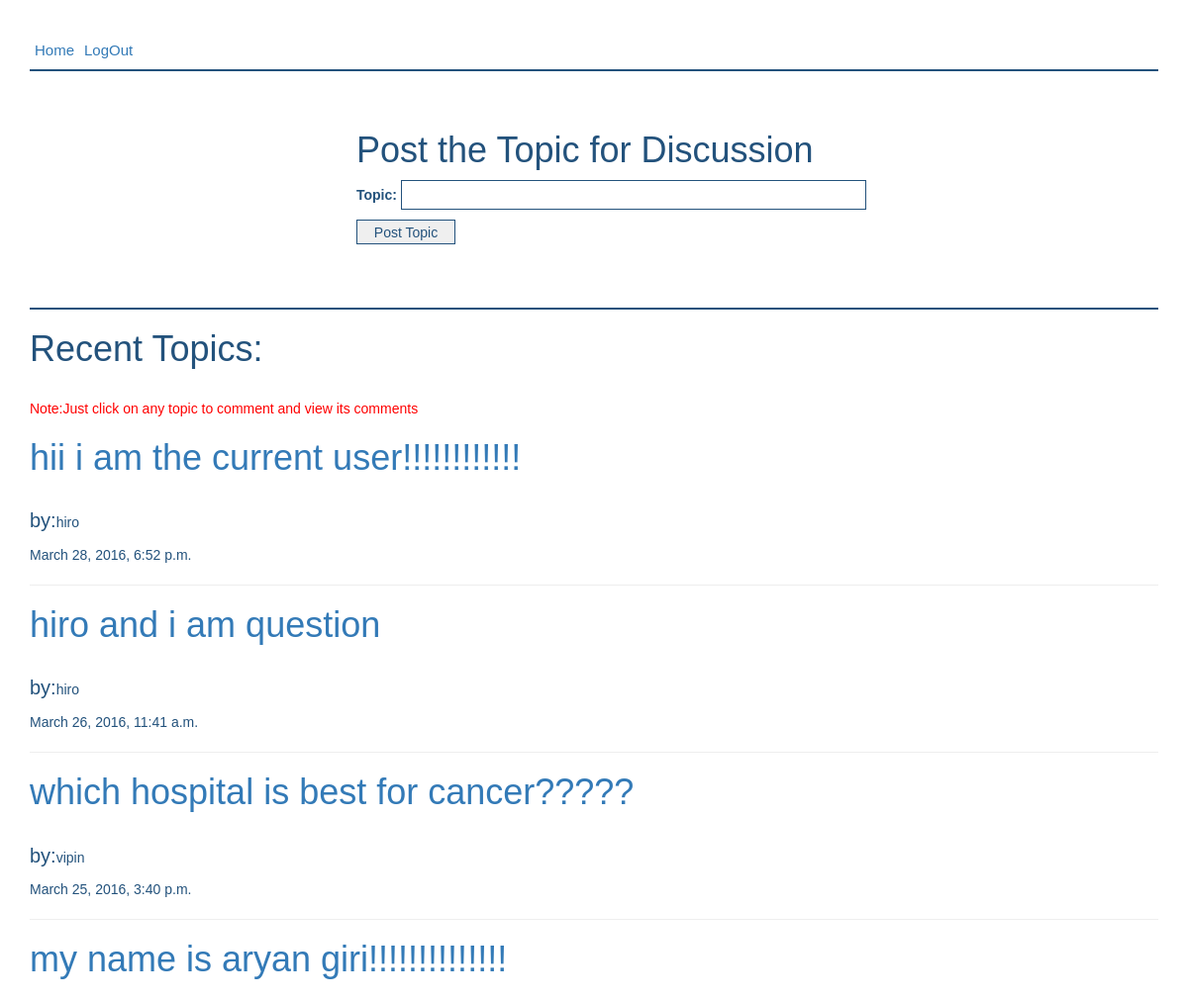
The page /postTopic/ (signed in, upper part) on the database as committed earlier.
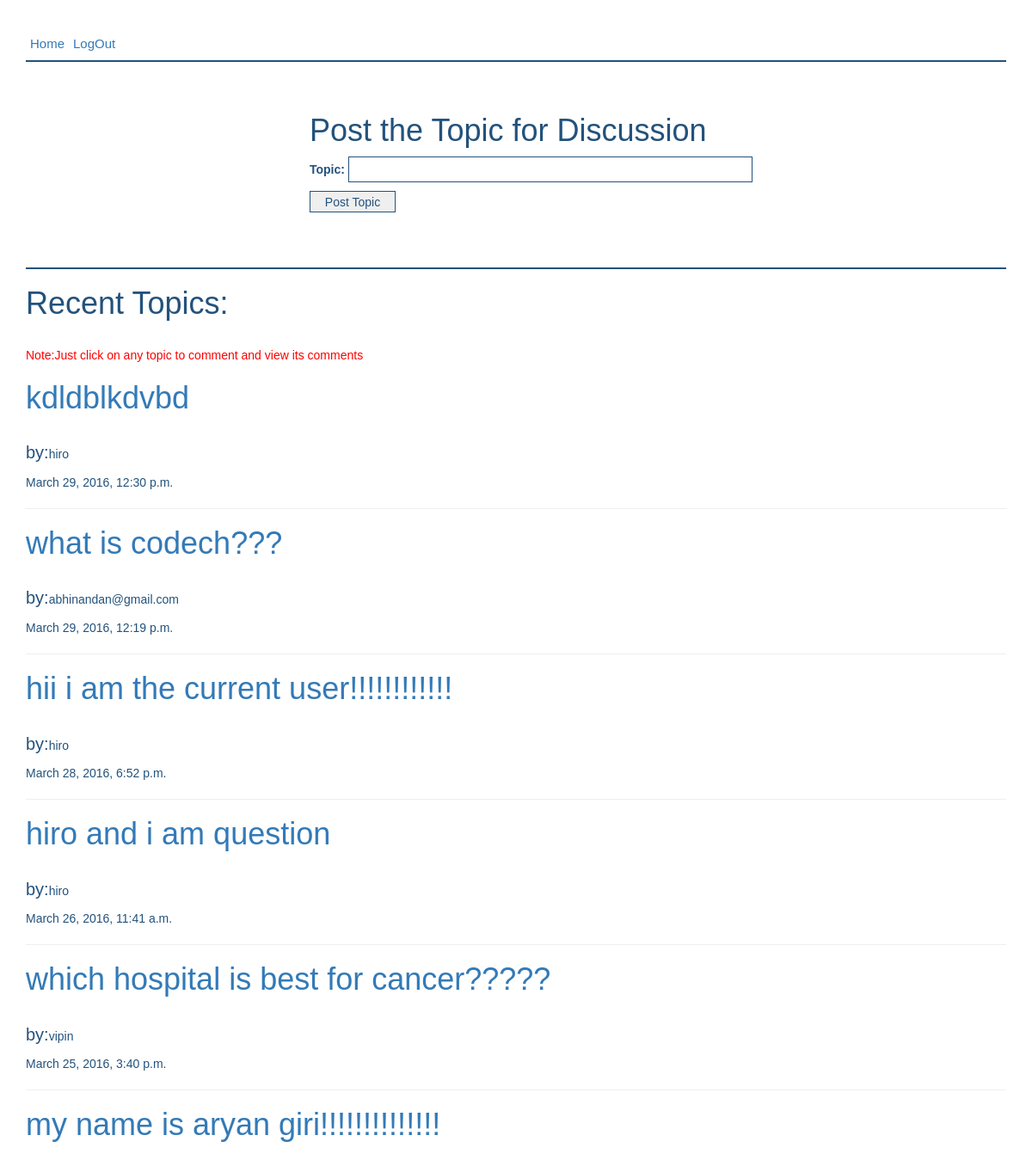
The same page on the database as committed later.
### app/models.py (models this page shows, shortened)
class DiscussionTopic(models.Model):
    user = models.ForeignKey('UserInfo')     #user of the post just linking both the tables together
    topicText = models.TextField(max_length = 1000)
    timeStamp = models.DateTimeField()

class UserInfo(models.Model):
    fname = models.CharField(max_length = 200)
    lname = models.CharField(max_length = 200)
    username = models.CharField(max_length = 200,unique = True)
    password = models.CharField(max_length = 10)

### app/views.py (the view)
    def wrapper(request,*args,**kwargs):
        if 'uid' not in request.session.keys():
            return redirect('login')
        return func(request,*args,**kwargs)

### app/forms.py
class PostTopic(forms.ModelForm):
    topicText = forms.CharField(label = 'Topic')
    class Meta:
        model = DiscussionTopic
        fields = ('topicText',)

### app/views.py (called while the page is built)
def login_required(func):
    def wrapper(request,*args,**kwargs):
        if 'uid' not in request.session.keys():
            return redirect('login')
        return func(request,*args,**kwargs)
    return wrapper

@login_required
def postTopic(request):
    if request.method == 'POST':
        form = PostTopic(request.POST)
        if form.is_valid():
            post = form.save(commit = False)
            user = UserInfo.objects.get(username = request.session['username'])
            post.user = user
            post.topicText = request.POST['topicText']
            post.timeStamp = datetime.datetime.now() #change the time according to country
            post.save()
            return redirect('postTopic')
    else:
        form  = PostTopic()
        topics = DiscussionTopic.objects.all().order_by('-timeStamp');
    return render(request,'postTopic.html',{'form':form,'topics':topics})

### app/templates/postTopic.html
{% extends 'base.html' %}
{% block content %}
    <div class='postTopicSec'>
    <h1>Post the Topic for Discussion</h1>
    <form method = 'POST' class='postTopicForm'>{% csrf_token %}
        {{ form.as_p }}
    <input type='submit' id='subTopic' name='sub' value='Post Topic' />
    </form>
    </div>
    <h1>Recent Topics:</h1><br/>
    <p style='color:red'>Note:Just click on any topic to comment and view its comments</p>
    {% for topic in topics %}
        <h1><a href = "/topicDetails/{{ topic.id }}">{{ topic.topicText }}</a></h1><br/>
        <p><span id='byClass'>by:</span>{{ topic.user.username }}</p>
        {{ topic.timeStamp }}
        <hr/>
    {% endfor %}
{% endblock %}

Rows that differ between the two databases and show on the page:
added DiscussionTopic: topicText "kdldblkdvbd", user.username "hiro", timeStamp "March 29, 2016, 12:30 p.m."
added DiscussionTopic: topicText "what is codech???", user.username "abhinandan@gmail.com", timeStamp "March 29, 2016, 12:19 p.m."
